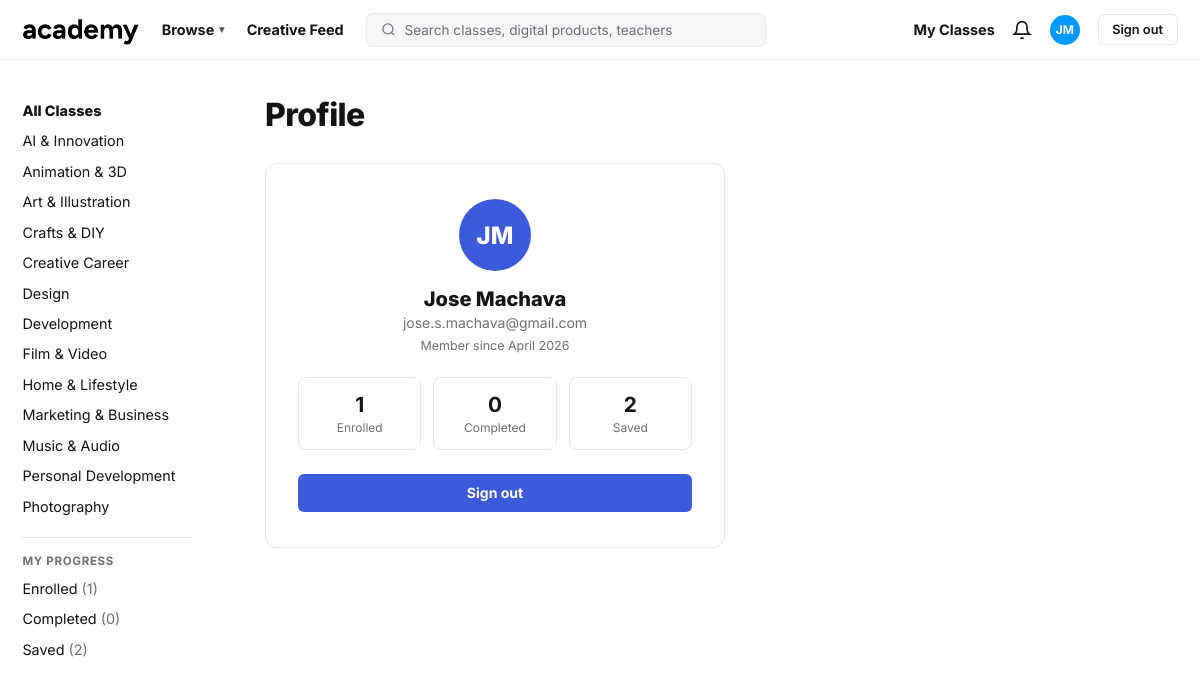
Screenshot of /my/profile/ (signed in) with the database file from the repository.
### accounts/models.py (models this page shows, shortened)
class User(AbstractBaseUser, PermissionsMixin):
    email = models.EmailField(unique=True)
    first_name = models.CharField(max_length=100)
    last_name = models.CharField(max_length=100)
    is_active = models.BooleanField(default=True)
    is_staff = models.BooleanField(default=False)
    date_joined = models.DateTimeField(auto_now_add=True)
    USERNAME_FIELD = "email"
    REQUIRED_FIELDS = ["first_name", "last_name"]
    objects = UserManager()
    def get_full_name(self):
        return f"{self.first_name} {self.last_name}"

### accounts/views.py (the view)
# urls.py: path("my/profile/", views.profile_view, name="profile"),
@login_required
def profile_view(request):
    ctx = _course_context(request.user)
    ctx["bottom"] = "profile"
    return render(request, "profile.html", ctx)

### accounts/models.py (called while the page is built)
    def tag_list(self):
        return [t.strip() for t in self.tags.split(",") if t.strip()]

### accounts/views.py (called while the page is built)
def ensure_demo_courses():
    if Course.objects.exists():
        return
    for data in DEMO_COURSES:
        Course.objects.create(**data)

### templates/profile.html (shortened to what this page needs)
{% load static %}
<!DOCTYPE html>
<html lang="en">
<head>
</head>
<body>
  <header>
    <a class="logo" href="{% url 'dashboard' %}"><img src="{% static 'images/logo.png' %}" alt="Academy"></a>
    <a class="top-link hide-m" href="{% url 'dashboard' %}">Browse <span class="caret">▾</span></a>
    <a class="top-link hide-m" href="{% url 'dashboard' %}">Creative Feed</a>
    <form class="search-form" method="get" action="{% url 'dashboard' %}">
      <div class="search-wrap">
        <svg width="15" height="15" viewBox="0 0 24 24" fill="none" stroke="currentColor" stroke-width="2"><circle cx="11" cy="11" r="8"/><line x1="21" y1="21" x2="16.65" y2="16.65"/></svg>
        <input type="text" name="q" value="{{ query|default:'' }}" placeholder="Search classes, digital products, teachers" />
      </div>
    </form>
    <nav class="top-right">
      <a class="top-link hide-m" href="{% url 'enrolled' %}">My Classes</a>
      <button class="bell" aria-label="Notifications">
        <svg width="20" height="20" viewBox="0 0 24 24" fill="none" stroke="currentColor" stroke-width="2"><path d="M18 8A6 6 0 006 8c0 7-3 9-3 9h18s-3-2-3-9"/><path d="M13.73 21a2 2 0 01-3.46 0"/></svg>
      </button>
      <div class="avatar">{{ user.first_name.0|default:"A" }}{{ user.last_name.0 }}</div>
      <a class="signout" href="{% url 'logout' %}">Sign out</a>
    </nav>
  </header>
  <div class="layout">
    <aside id="sidebar">
      <a class="side-link strong {% if not active_category %}active{% endif %}" href="{% url 'dashboard' %}">All Classes</a>
      {% for cat in categories %}
      <a class="side-link {% if active_category == cat %}active{% endif %}" href="{% url 'dashboard' %}?category={{ cat|urlencode }}">{{ cat }}</a>
      {% endfor %}
      <div class="side-sep"></div>
      <div class="side-label">My Progress</div>
      <a class="side-link {% if page == 'enrolled' %}active{% endif %}" href="{% url 'enrolled' %}">Enrolled <span class="side-count">({{ enrolled_count|default:0 }})</span></a>
      <a class="side-link {% if page == 'completed' %}active{% endif %}" href="{% url 'completed' %}">Completed <span class="side-count">({{ completed_count|default:0 }})</span></a>
      <a class="side-link {% if page == 'saved' %}active{% endif %}" href="{% url 'saved' %}">Saved <span class="side-count">({{ saved_count|default:0 }})</span></a>
    </aside>
    <main>
      <h1 class="page-title">Profile</h1>
      <div class="profile-card">
        <div class="profile-avatar">{{ user.first_name.0|default:"A" }}{{ user.last_name.0 }}</div>
        <div class="profile-name">{{ user.get_full_name }}</div>
        <div class="profile-email">{{ user.email }}</div>
        <div class="profile-meta">Member since {{ user.date_joined|date:"F Y" }}</div>
        <div class="profile-stats">
          <a href="{% url 'enrolled' %}"><strong>{{ enrolled_count|default:0 }}</strong><span>Enrolled</span></a>
          <a href="{% url 'completed' %}"><strong>{{ completed_count|default:0 }}</strong><span>Completed</span></a>
          <a href="{% url 'saved' %}"><strong>{{ saved_count|default:0 }}</strong><span>Saved</span></a>
        </div>
        <a class="profile-signout" href="{% url 'logout' %}">Sign out</a>
      </div>
    </main>
  </div>
</body>
</html>

### templates/profile.html (style rules this page uses)
*, *::before, *::after { box-sizing: border-box; margin: 0; padding: 0; }
:root { --header: #101012; --green: #00dd7d; --ink: #141414; --muted: #6e6e73; --border: #e8e8ea; --pill: #f1f1f3; --accent: #3b5bdb; --accent-hover: #2f49c9; --success: #15803d; }
body { font-family: 'Inter', -apple-system, 'Segoe UI', sans-serif; background: #fff; color: var(--ink); min-height: 100vh; -webkit-font-smoothing: antialiased; }
header { background: #fff; color: var(--ink); min-height: 60px; display: flex; align-items: center; gap: 1.4rem; flex-wrap: wrap; padding: 0.5rem 1.4rem; position: sticky; top: 0; z-index: 100; border-bottom: 1px solid var(--border); }
.logo img { height: 30px; width: auto; display: block; }
.top-link { color: var(--ink); text-decoration: none; font-size: 0.9rem; font-weight: 700; white-space: nowrap; display: flex; align-items: center; gap: 0.3rem; }
.top-link .caret { font-size: 0.65rem; opacity: 0.7; }
.search-form { flex: 1; max-width: 400px; min-width: 180px; }
.search-wrap { display: flex; align-items: center; gap: 0.55rem; border: 1px solid var(--border); border-radius: 6px; background: #f6f6f8; padding: 0.5rem 0.85rem; color: var(--muted); }
.search-wrap input { flex: 1; min-width: 0; background: transparent; border: none; outline: none; color: var(--ink); font-family: inherit; font-size: 0.85rem; }
.search-wrap input::placeholder { color: var(--muted); }
.top-right { margin-left: auto; display: flex; align-items: center; gap: 1.1rem; }
.bell { background: none; border: none; color: var(--ink); cursor: pointer; padding: 0; display: flex; }
.avatar { width: 30px; height: 30px; border-radius: 50%; background: #0099ff; color: #fff; display: flex; align-items: center; justify-content: center; font-size: 0.75rem; font-weight: 700; }
.signout { color: var(--ink); font-size: 0.8rem; font-weight: 600; text-decoration: none; white-space: nowrap; border: 1px solid var(--border); border-radius: 6px; padding: 0.45rem 0.85rem; }
.layout { display: flex; max-width: 1320px; margin: 0 auto; align-items: flex-start; }
aside { width: 225px; flex-shrink: 0; padding: 2.2rem 0 2rem 1.4rem; position: sticky; top: 60px; max-height: calc(100vh - 60px); overflow-y: auto; }
.side-link { display: block; font-size: 0.9rem; color: var(--ink); text-decoration: none; padding: 0.42rem 0; }
.side-link.strong { font-weight: 800; }
.side-link.active { font-weight: 800; }
.side-sep { border-top: 1px solid var(--border); margin: 1rem 2rem 1rem 0; }
.side-label { font-size: 0.72rem; font-weight: 700; text-transform: uppercase; letter-spacing: 0.06em; color: var(--muted); margin: 0 0 0.3rem; }
.side-count { color: var(--muted); font-weight: 400; }
main { flex: 1; min-width: 0; padding: 2.2rem 2.5rem 4rem; }
.page-title { font-size: 2rem; font-weight: 800; letter-spacing: -0.02em; margin-bottom: 1.8rem; }
.profile-card { max-width: 460px; background: #fff; border: 1px solid var(--border); border-radius: 12px; padding: 2.2rem 2rem; text-align: center; }
.profile-avatar { width: 72px; height: 72px; border-radius: 50%; background: var(--accent); color: #fff; display: flex; align-items: center; justify-content: center; font-size: 1.5rem; font-weight: 800; margin: 0 auto 1rem; }
.profile-name { font-size: 1.25rem; font-weight: 800; }
.profile-email { font-size: 0.875rem; color: var(--muted); margin-top: 0.2rem; }
.profile-meta { font-size: 0.78rem; color: var(--muted); margin-top: 0.4rem; }
.profile-stats { display: flex; gap: 0.75rem; margin: 1.5rem 0; }
.profile-stats a { flex: 1; border: 1px solid var(--border); border-radius: 8px; padding: 0.9rem 0.5rem; text-decoration: none; color: var(--ink); display: flex; flex-direction: column; gap: 0.15rem; }
.profile-stats strong { font-size: 1.3rem; }
.profile-stats span { font-size: 0.75rem; color: var(--muted); }
.profile-signout { display: block; background: var(--accent); color: #fff; font-weight: 700; font-size: 0.875rem; text-decoration: none; border-radius: 6px; padding: 0.65rem; }

### rows the page displays
User: first_name.0 "J", last_name.0 "M", get_full_name "Jose Machava", email "jose.s.machava@gmail.com", date_joined "April 2026"

### other values shown
{{ cat }} "AI & Innovation" "Animation & 3D" "Art & Illustration" "Crafts & DIY" "Creative Career" "Design" "Development" "Film & Video" "Home & Lifestyle" "Marketing & Business" "Music & Audio" "Personal Development" "Photography"
{{ enrolled_count|default:0 }} "1"
{{ completed_count|default:0 }} "0"
{{ saved_count|default:0 }} "2"
